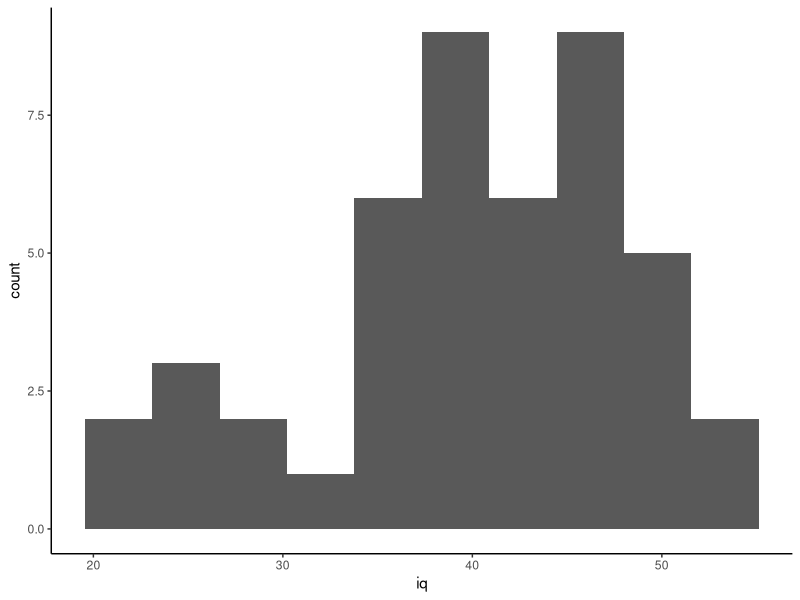
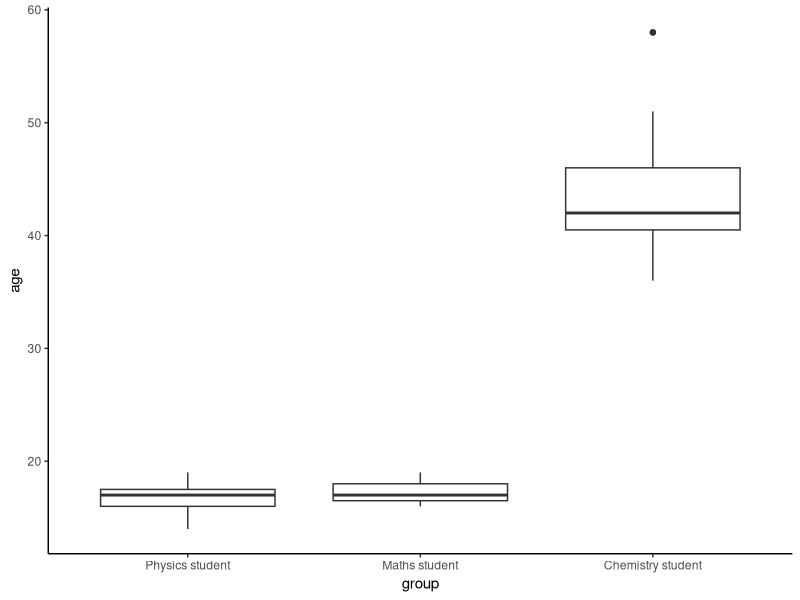
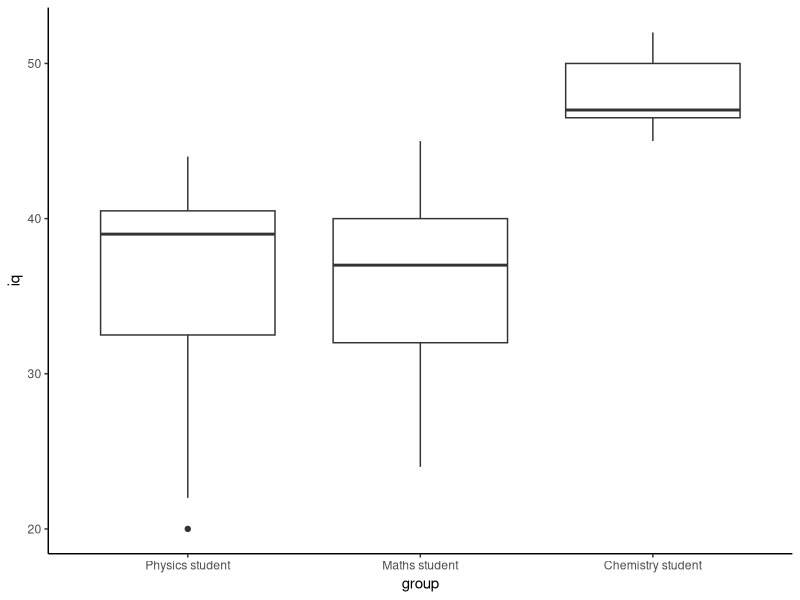
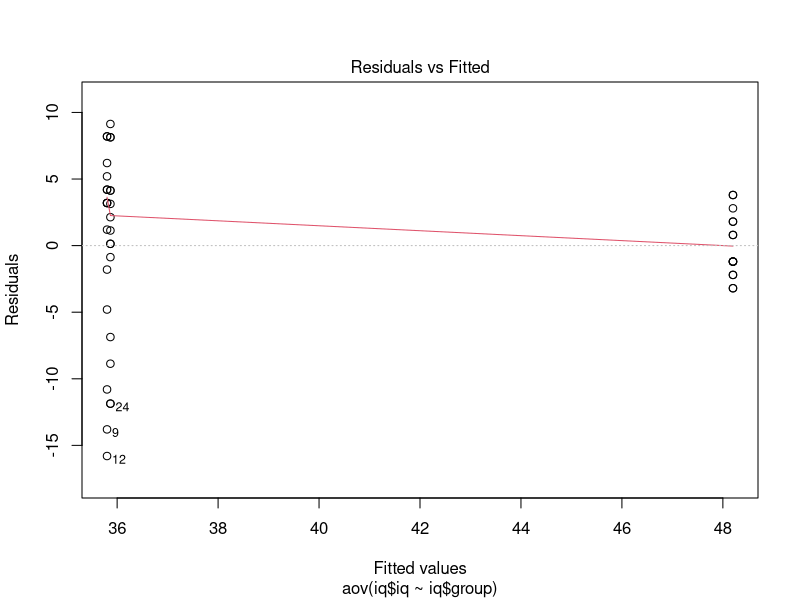
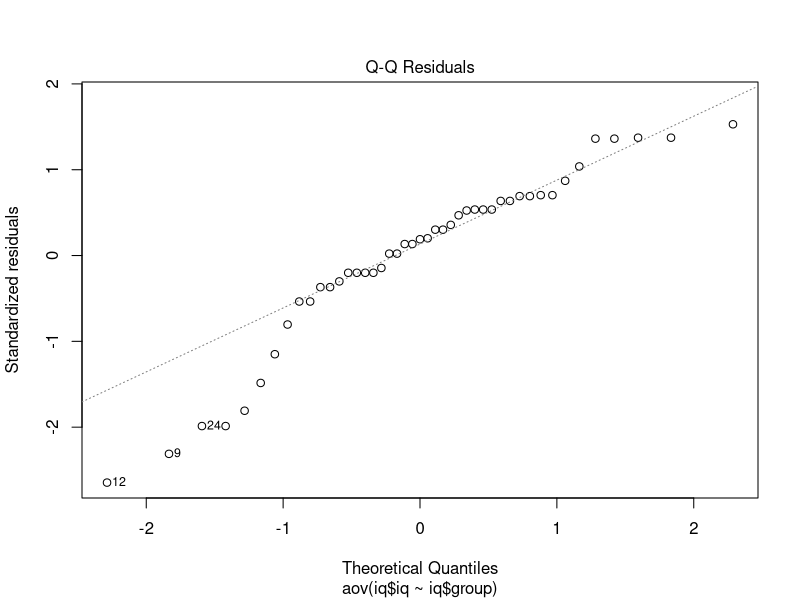
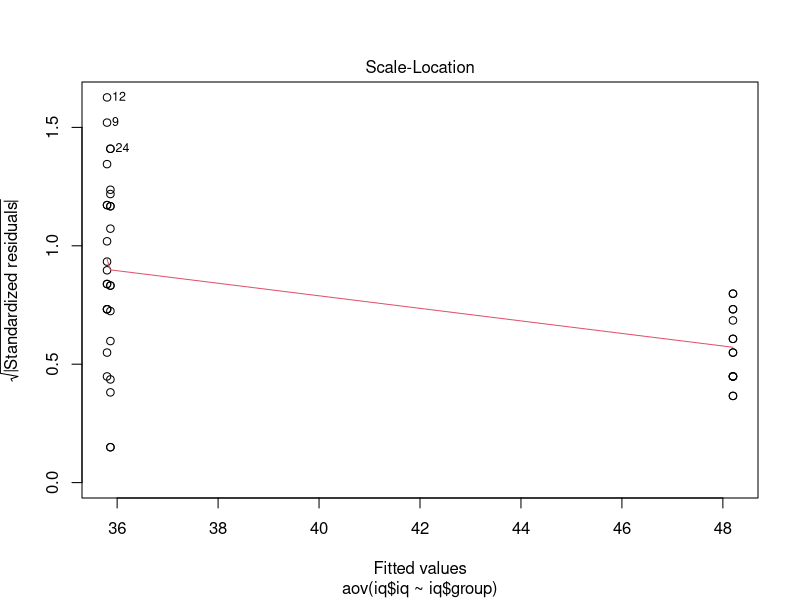
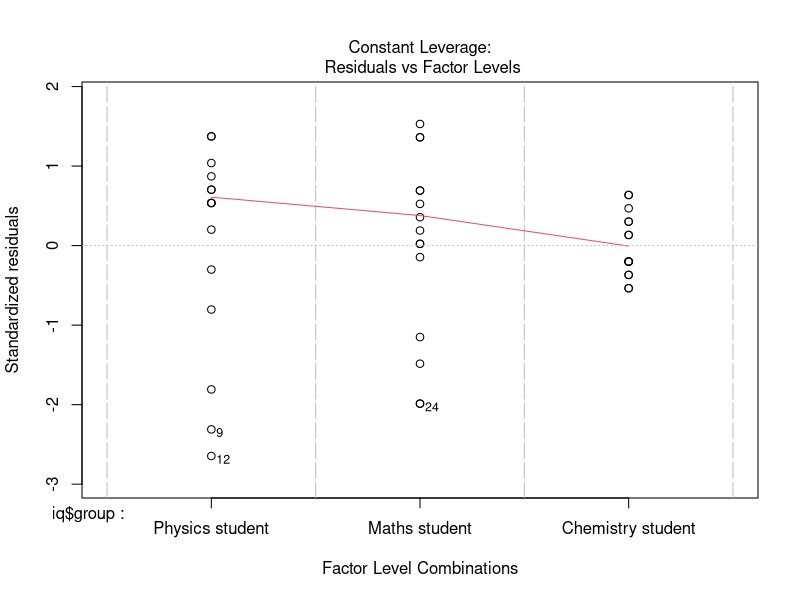
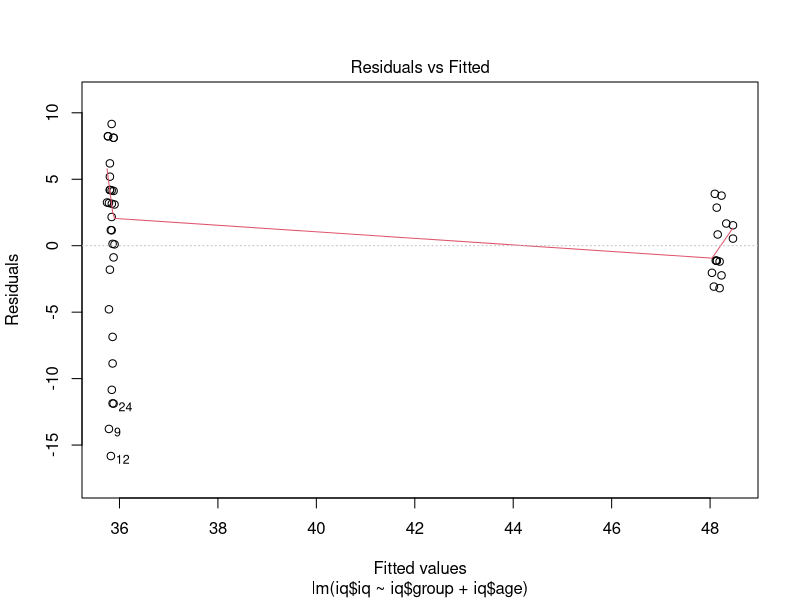

Recreate these plots in R, in order.
## ---- chunk 1
library(foreign)
library(ggplot2)
## ---- chunk 2
# testing the iq data for lab

iq = read.spss("iqdata2.sav", to.data.frame=TRUE)
## ---- chunk 3
summary(iq)
## ---- chunk 4
ggplot(data=iq, aes(x=iq)) + geom_histogram(bins=10) +theme_classic()
## ---- chunk 5
ggplot(data = iq, aes(x=group, y=age)) +geom_boxplot() + theme_classic()
## ---- chunk 6
ggplot(data = iq, aes(x=group, y=iq)) +geom_boxplot() + theme_classic()

## ---- chunk 7
summary(aov(iq$iq~iq$group))
## ---- chunk 8
plot(aov(iq$iq~iq$group))
## ---- chunk 9
summary.lm(aov(iq$iq~iq$group))
## ---- chunk 10
aggregate(iq~group, data=iq, FUN="mean")
## ---- chunk 11
iq$two.groups<-ifelse(iq$group=="Chemistry student", "Chemistry", "Maths+Physics")
## ---- chunk 12
table(iq$two.groups)
## ---- chunk 13
var.test(iq$iq~iq$two.groups)
## ---- chunk 14
t.test(iq$iq~iq$two.groups)
## ---- chunk 15
summary.lm(aov(iq$iq~iq$two.groups))
## ---- chunk 16
ancova.iq<-lm(iq$iq~iq$group+iq$age)
summary(ancova.iq)
## ---- chunk 17
plot(ancova.iq)
